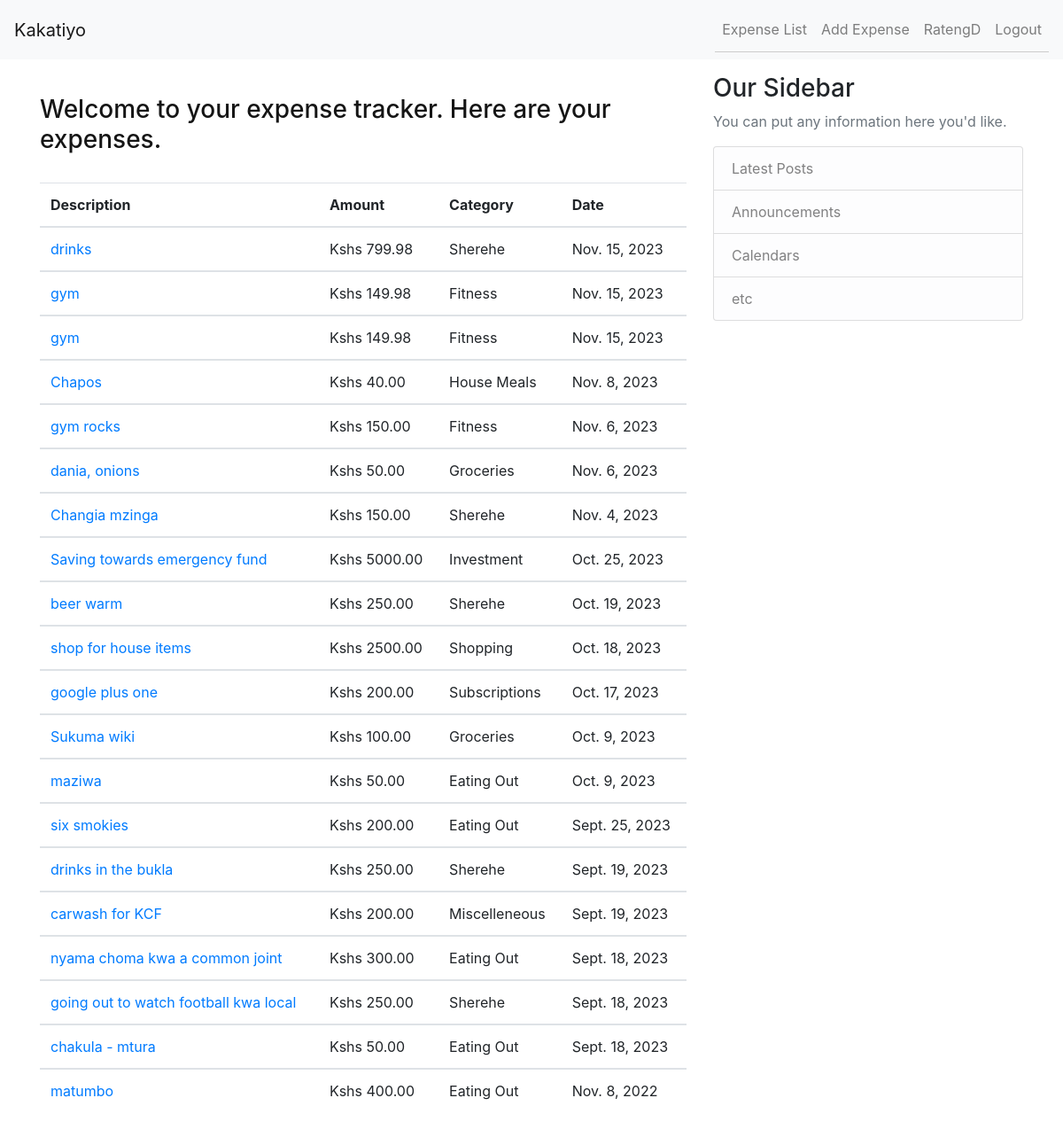
Page /expense/ (signed in) on the earlier database version.
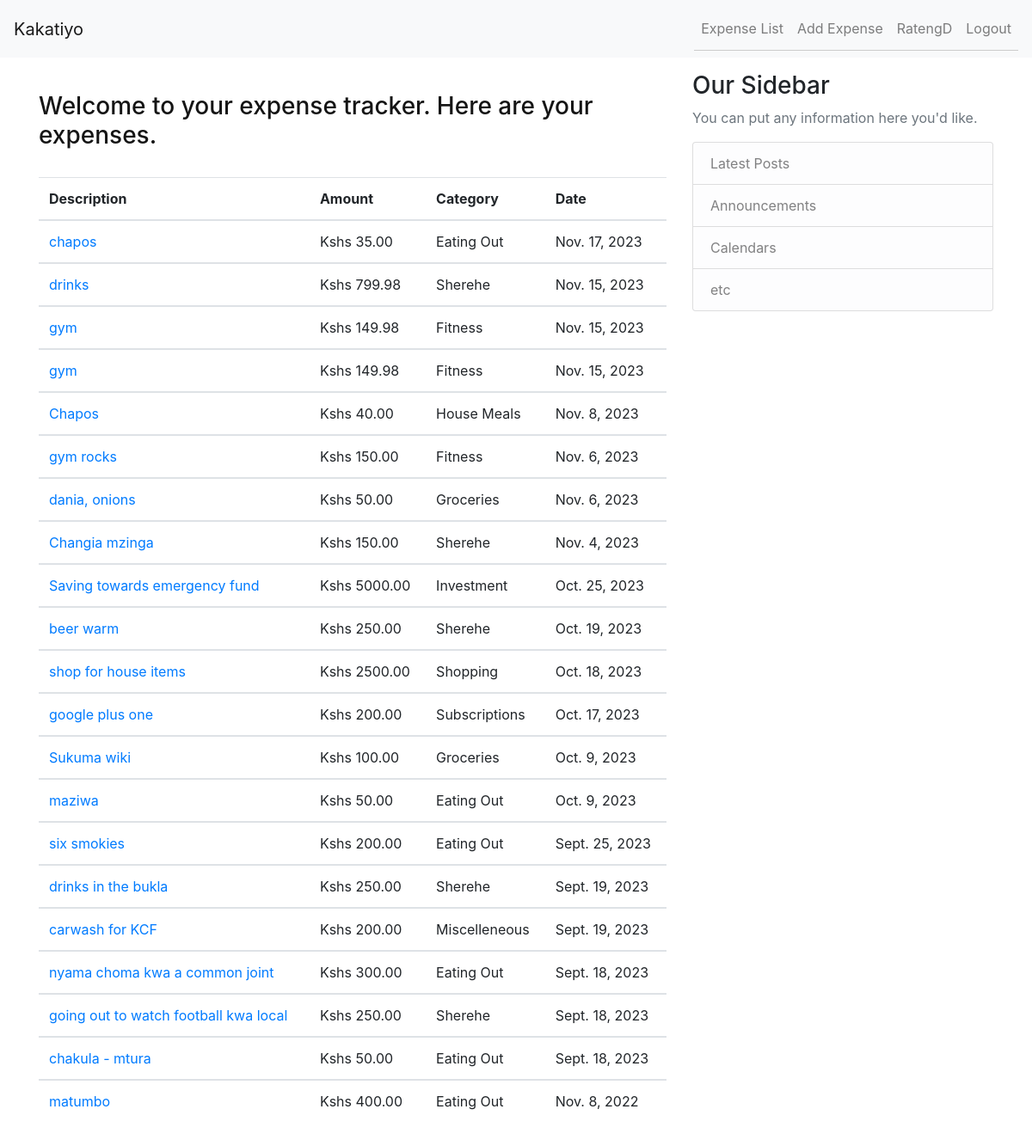
Same page on the later database version.
### tracker/models.py (models this page shows, shortened)
class Expense(models.Model):
    user = models.ForeignKey(User, on_delete=models.CASCADE)
    date = models.DateField()
    description = models.CharField(max_length=200)
    amount = models.DecimalField(max_digits=10, decimal_places=2)
    category = models.ForeignKey(
        Category, on_delete=models.SET_NULL, null=True, blank=True)

class Category(models.Model):
    name = models.CharField(max_length=100)
    def __str__(self):
        return self.name

### tracker/views.py (the view)
# urls.py: path('expense/', expense_list, name="expense_list"),
@login_required
def expense_list(request):
    expenses = Expense.objects.filter(user=request.user).order_by('-date')
    return render(request, 'tracker/expense_list.html', {'expenses': expenses})

### tracker/templates/tracker/expense_list.html
{% extends 'base.html' %} {% block content %}
<header class="py-4" style="color: #151515">
	<div class="container">
		<div class="row">
			<h3>Welcome to your expense tracker. Here are your expenses.</h3>
		</div>
	</div>
</header>
<table class="table table-hover">
	<thead>
		<tr>
			<th scope="col">Description</th>
			<th scope="col">Amount</th>
			<th scope="col">Category</th>
			<th scope="col">Date</th>
		</tr>
	</thead>
	{% for expense in expenses %}
	<tbody>
		<tr>
			<td scope="row">
				<a href="{% url 'expense_detail' expense.id %}">
					{{ expense.description }}</a
				>
			</td>
			<td>Kshs {{ expense.amount }}</td>
			<td>{{ expense.category }}</td>
			<td>{{ expense.date }}</td>
		</tr>
	</tbody>
	{% endfor %}
</table>
{% endblock content %}

Differences in the rows shown:
added Expense: description "chapos", amount "35.00", category "Eating Out", date "Nov. 17, 2023"
